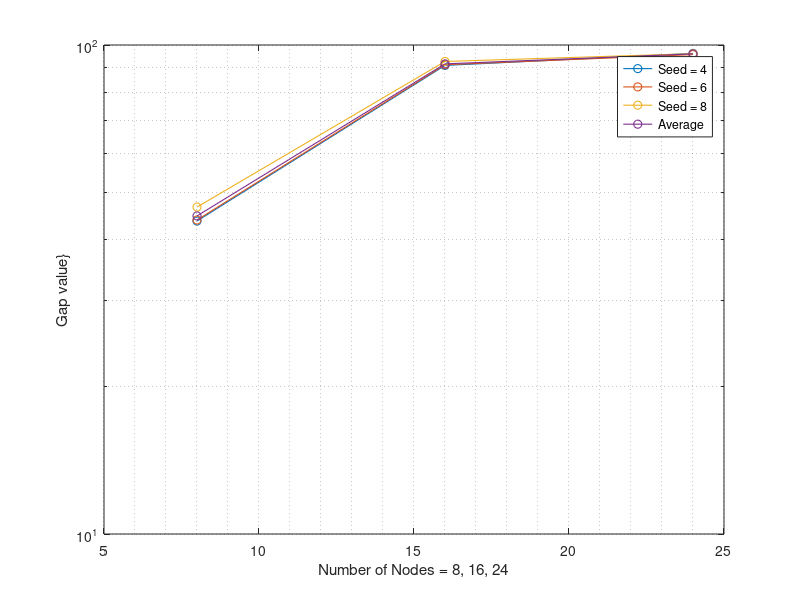

Here is the MATLAB script that generated this plot:
clear all; close all; clc;

set(groot,'defaultLineLineWidth',0.8)

X=[8, 16, 24];


Y_1=[43.65,90.83,96.11];

Y_2=[43.87,91.13,95.58]; 

Y_3=[46.62,92.54,96.00]; 

Y_4=[44.713, 91.5, 95.8966667] %average


figure(1);

title('Objective funtions with different seeds');


semilogy(X,Y_1,'-o',X,Y_2,'-o',X,Y_3,'-o',X,Y_4,'-o')

grid minor


xlabel('Number of Nodes = 8, 16, 24');

ylabel('Gap value}');

legend('Seed = 4','Seed = 6','Seed = 8', 'Average')
